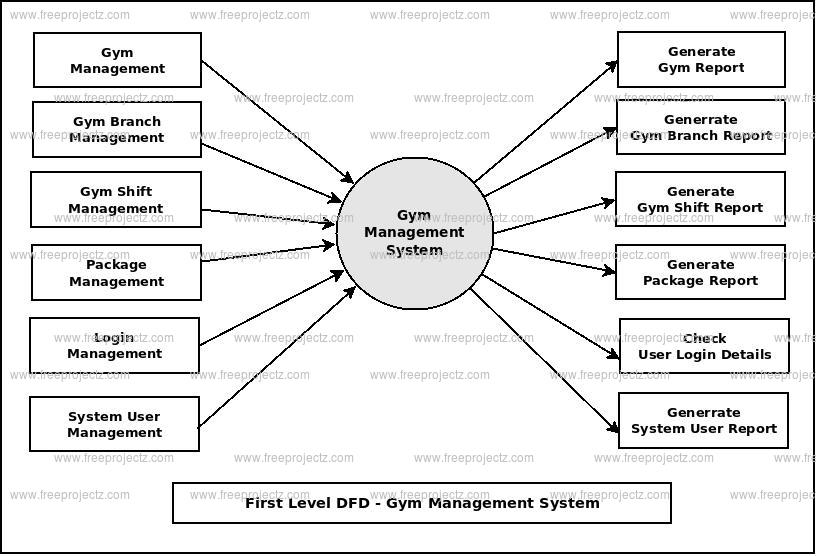
#> input picture Module-3- Working with Database/SDLC-SRS/Gym Management System First Level.jpeg, 816 x 556 px, given in place of Car.jpg, which was not available
$ jupyter execute --allow-errors OD.ipynb   (shell and % lines are left out)
#> lines starting #> are read from the running program, lines starting #| are printed output that depends on the picture; after the words box and inside, x2 and y2 are one past the last pixel; in counts of white or black regions, pixels touching at a corner belong together; pictures that were not available may be replaced by others from this repository, and a replacement may not be noted
[cell 1]
import cv2
from google.colab.patches import cv2_imshow

img = cv2.imread('/content/Car.jpg')  # Read image
#> img is the input picture: shape (556, 816, 3); min 0, max 255, mean 232.3
cv2_imshow(img)

[cell 2]
resized = cv2.resize(img, (300, 200))  # Resize to 300x200
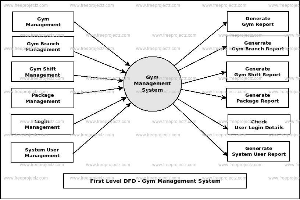
#> resized: shape (200, 300, 3); min 0, max 255, mean 232.2
cv2_imshow(resized)

[cell 3]
gray = cv2.cvtColor(img, cv2.COLOR_BGR2GRAY)  # Convert to grayscale
cv2_imshow(gray)

[cell 4]
cv2.imwrite('/content/output.jpg', gray)
#> Out = True

[cell 5]
# Draw line, rectangle, circle, and text
img = cv2.imread('/content/Car.jpg')
#cv2.line(img, (272, 0), (200, 200), (0, 0, 255), 5)
#cv2.rectangle(img, (70, 70), (220, 150), (0, 255, 0), 3)
#cv2.circle(img, (150, 100), 20, (255, 0, 255), -1)
cv2.putText(img, 'CAR', (200, 150), cv2.FONT_HERSHEY_SIMPLEX, 1, (255, 0, 0), 2)
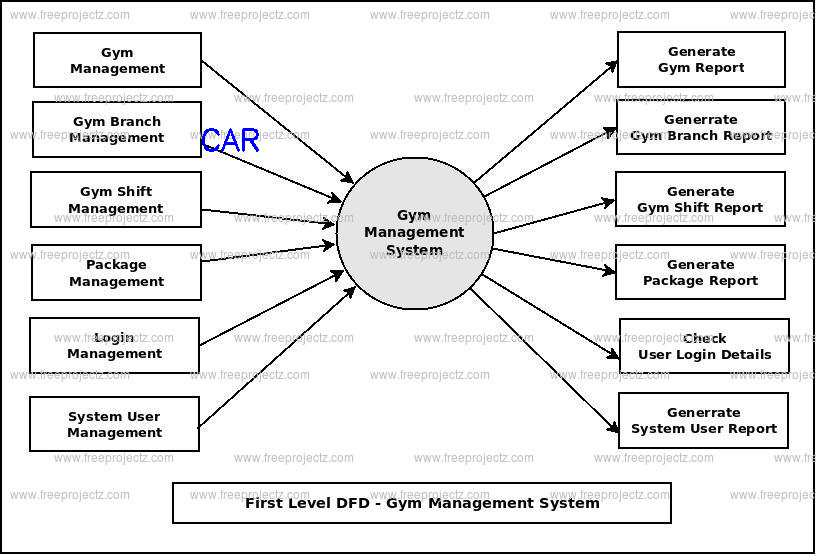
#> img: shape (556, 816, 3); 0.11% of pixels changed, all inside (x1, y1, x2, y2) = (202, 128, 259, 152)

cv2_imshow(img)

[cell 6]
blur = cv2.GaussianBlur(img, (15, 15), 0)
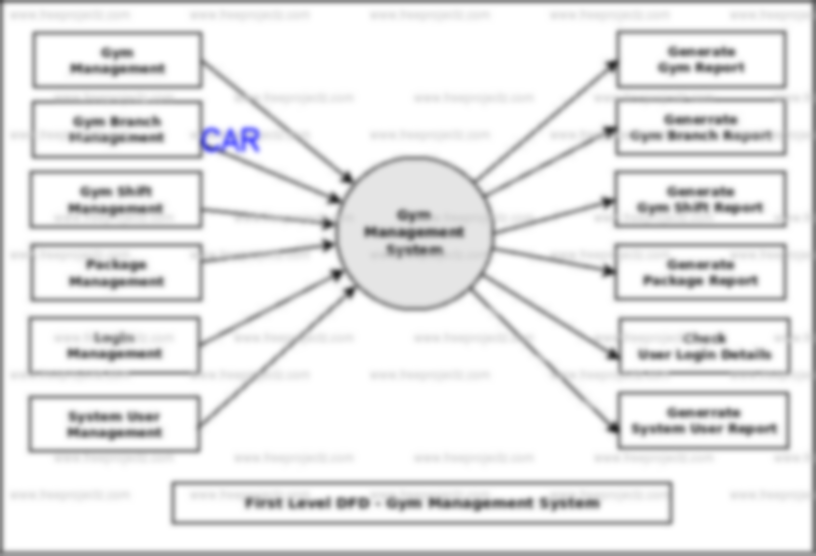
#> blur: shape (556, 816, 3); mean B, G, R 232.4, 232.1, 232.1
cv2_imshow(blur)

[cell 7]
edges = cv2.Canny(img, 100, 200)
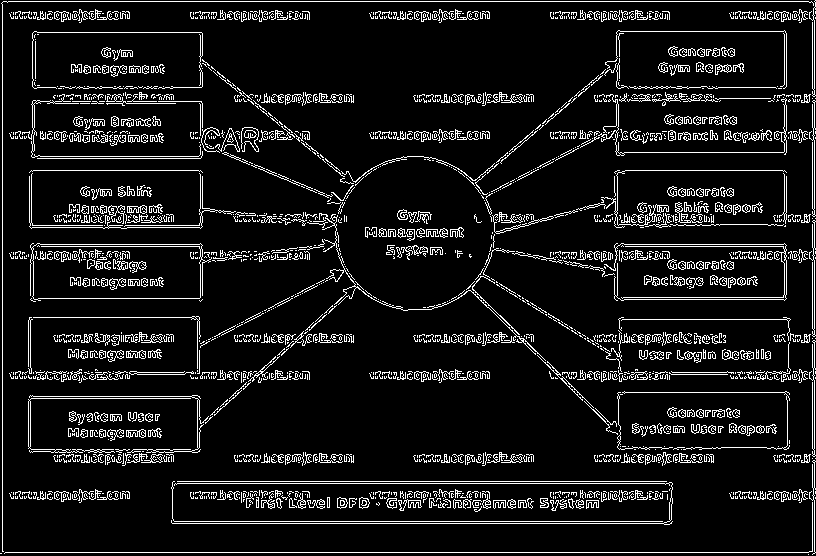
#> edges: shape (556, 816); 9.3% white in thin lines or dots
cv2_imshow(edges)

[cell 8]
cropped = img[100:200, 100:200]  # Crop from y1:y2, x1:x2
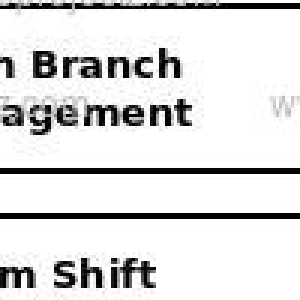
#> cropped: shape (100, 100, 3) (shown 3 times larger); min 0, max 255, mean 221
cv2_imshow(cropped)

[cell 9]
_, threshold = cv2.threshold(gray, 127, 255, cv2.THRESH_BINARY)
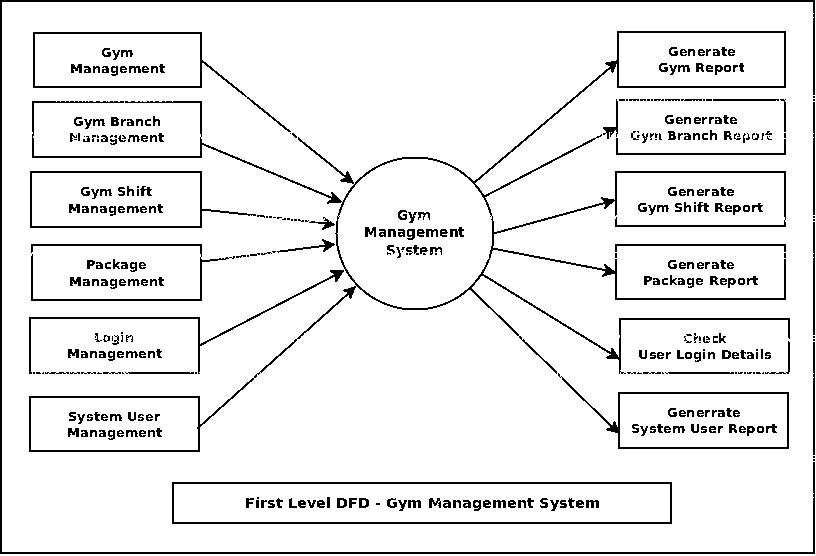
#> threshold: shape (556, 816); 92.4% white; black in thin lines or dots
cv2_imshow(threshold)

[cell 10]
import cv2
import matplotlib.pyplot as plt
import numpy as np

[cell 11]
image = cv2.imread("/content/Car.jpg")

[cell 12]
image.shape
#> Out = (556, 816, 3)

[cell 13]
plt.imshow(image)

[cell 14]
#Change Colour
new_image = cv2.cvtColor(image, cv2.COLOR_RGB2BGR)
plt.imshow(new_image)

[cell 15]
# Reshape Image
resized_image = cv2.resize(new_image, (700, 300))
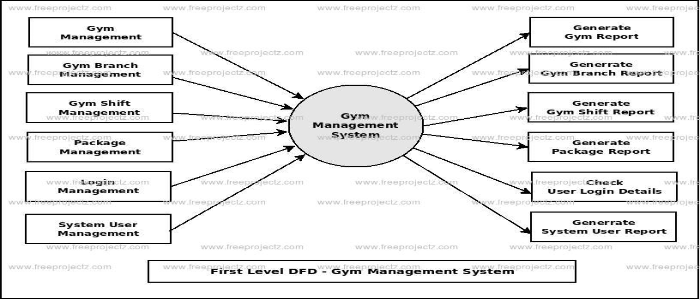
#> resized_image: shape (300, 700, 3); min 0, max 255, mean 232.3
plt.imshow(resized_image)


h = resized_image.shape[0]*100/(resized_image.shape[0]+resized_image.shape[1])
#> h = 30
w = resized_image.shape[1]*100/(resized_image.shape[0]+resized_image.shape[1])
#> w = 70
dim = (h,w)
#> dim = (30, 70)

[cell 16]
dim
#> Out = (30, 70)

[cell 17]
# Splitting Image
red, green, blue = cv2.split(new_image)
print("Red",red.shape)
#| Red (556, 816)
print("Blue",blue.shape)
#| Blue (556, 816)
print("green",green.shape)
#| green (556, 816)

#merge image
new_image1 = cv2.merge([red, green, blue])
plt.imshow(blue)

[cell 18]
(h, w) = new_image.shape[:2]
#> h = 556; w = 816
print(h,w)
#| 556 816

center = (w//2, h//2)
#> center = (408, 278)
print(center)
#| (408, 278)

angle = 180

m = cv2.getRotationMatrix2D(center, angle, 1.0)
Rotated90 = cv2.warpAffine(new_image, m, (h, w))
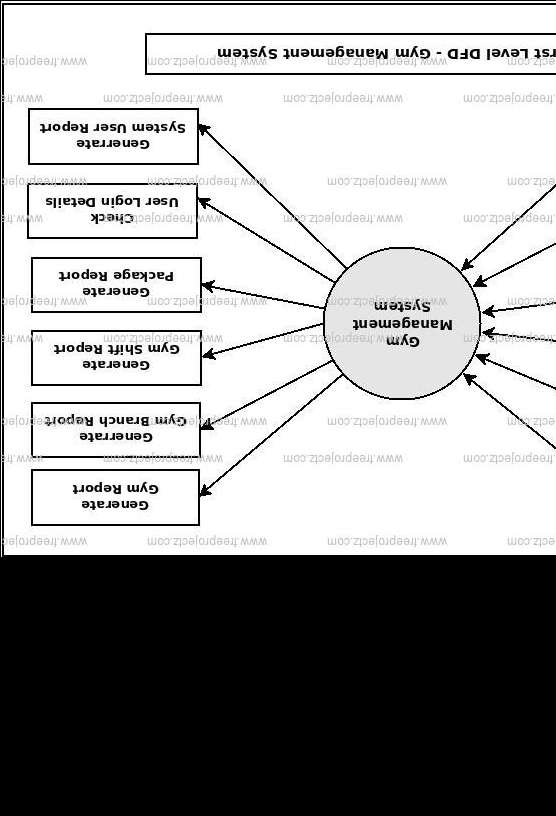
#> Rotated90: shape (816, 556, 3); min 0, max 255, mean 158.6
plt.imshow(Rotated90)

#> (a cell that did not finish here is left out)

[cell 20]
img = cv2.imread("./Cars.jpg")
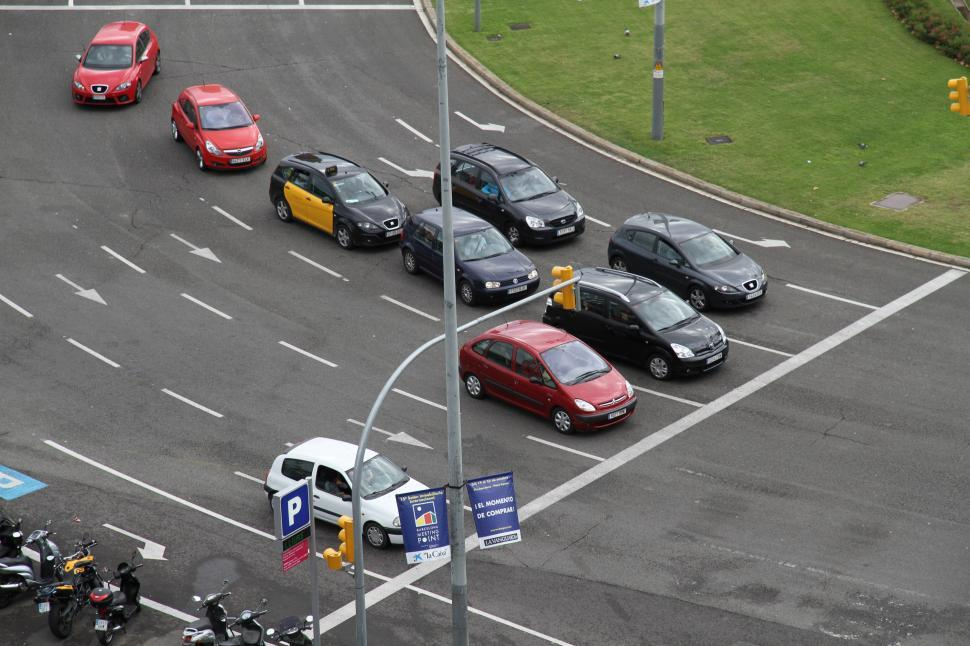
#> input picture Module-9-Introduction to Gen AI 2/practical/tasks/Task5/Cars.jpg, 970 x 646 px, found by its file name
#> img is the input picture: shape (646, 970, 3); mean B, G, R 102.6, 110.8, 110.2

[cell 21]
bolb = cv2.dnn.blobFromImage(img, 1/255, (416,416), (0,0,0), swapRB=True, crop=False)

[cell 22]
bolb.shape
#> Out = (1, 3, 416, 416)
